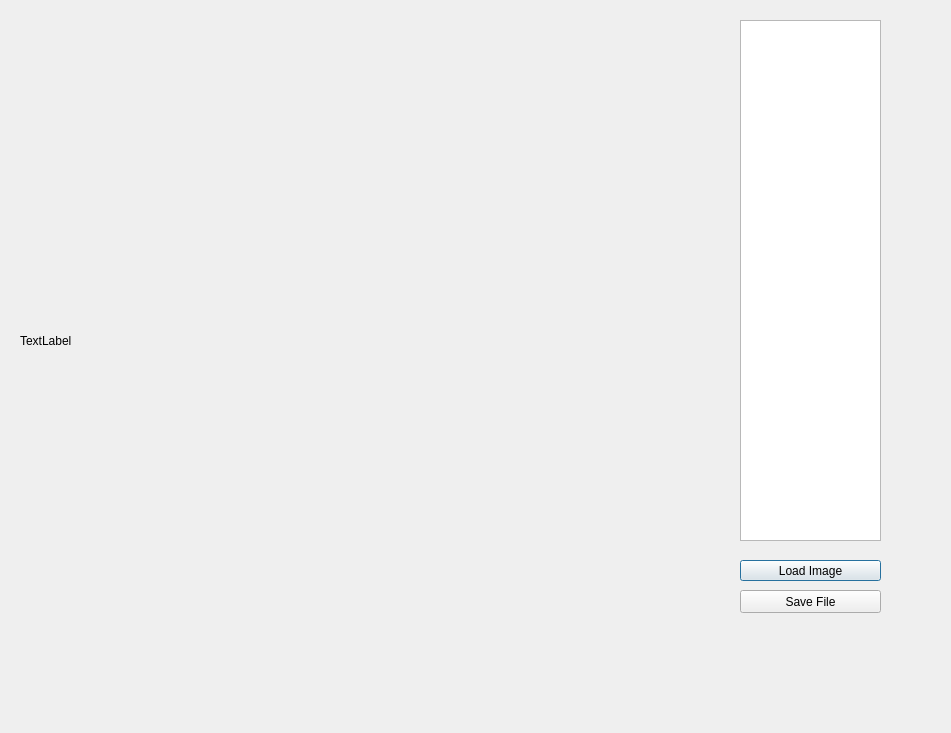
<?xml version="1.0" encoding="UTF-8"?>
<ui version="4.0">
 <class>Dialog</class>
 <widget class="QDialog" name="Dialog">
  <property name="geometry">
   <rect>
    <x>0</x>
    <y>0</y>
    <width>951</width>
    <height>733</height>
   </rect>
  </property>
  <property name="windowTitle">
   <string>Dialog</string>
  </property>
  <widget class="QPushButton" name="LoadImage">
   <property name="geometry">
    <rect>
     <x>740</x>
     <y>560</y>
     <width>141</width>
     <height>21</height>
    </rect>
   </property>
   <property name="text">
    <string>Load Image</string>
   </property>
  </widget>
  <widget class="QLabel" name="label">
   <property name="geometry">
    <rect>
     <x>20</x>
     <y>20</y>
     <width>661</width>
     <height>641</height>
    </rect>
   </property>
   <property name="text">
    <string>TextLabel</string>
   </property>
  </widget>
  <widget class="QListView" name="listView">
   <property name="geometry">
    <rect>
     <x>740</x>
     <y>20</y>
     <width>141</width>
     <height>521</height>
    </rect>
   </property>
  </widget>
  <widget class="QPushButton" name="SaveFile">
   <property name="geometry">
    <rect>
     <x>740</x>
     <y>590</y>
     <width>141</width>
     <height>23</height>
    </rect>
   </property>
   <property name="text">
    <string>Save File</string>
   </property>
  </widget>
 </widget>
 <resources/>
 <connections/>
</ui>
